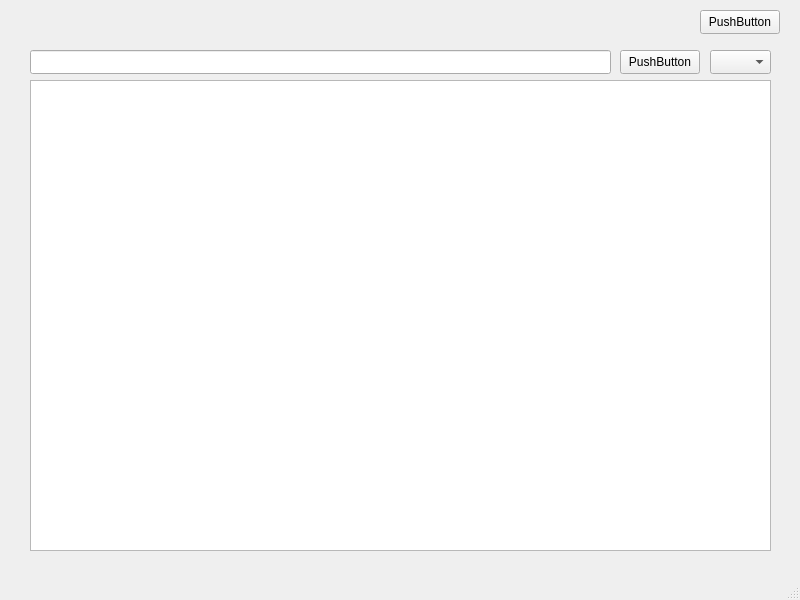
<?xml version="1.0" encoding="UTF-8"?>
<ui version="4.0">
 <class>MainWindow</class>
 <widget class="QMainWindow" name="MainWindow">
  <property name="geometry">
   <rect>
    <x>0</x>
    <y>0</y>
    <width>800</width>
    <height>600</height>
   </rect>
  </property>
  <property name="windowTitle">
   <string>MainWindow</string>
  </property>
  <widget class="QWidget" name="centralwidget">
   <widget class="QPushButton" name="changesback">
    <property name="geometry">
     <rect>
      <x>700</x>
      <y>10</y>
      <width>80</width>
      <height>24</height>
     </rect>
    </property>
    <property name="text">
     <string>PushButton</string>
    </property>
   </widget>
   <widget class="QTableView" name="changestable">
    <property name="geometry">
     <rect>
      <x>30</x>
      <y>80</y>
      <width>741</width>
      <height>471</height>
     </rect>
    </property>
   </widget>
   <widget class="QPushButton" name="changesearchbutton">
    <property name="geometry">
     <rect>
      <x>620</x>
      <y>50</y>
      <width>80</width>
      <height>24</height>
     </rect>
    </property>
    <property name="text">
     <string>PushButton</string>
    </property>
   </widget>
   <widget class="QComboBox" name="changesearchdrop">
    <property name="geometry">
     <rect>
      <x>710</x>
      <y>50</y>
      <width>61</width>
      <height>24</height>
     </rect>
    </property>
   </widget>
   <widget class="QLineEdit" name="changessearch">
    <property name="geometry">
     <rect>
      <x>30</x>
      <y>50</y>
      <width>581</width>
      <height>24</height>
     </rect>
    </property>
   </widget>
  </widget>
  <widget class="QMenuBar" name="menubar">
   <property name="geometry">
    <rect>
     <x>0</x>
     <y>0</y>
     <width>800</width>
     <height>21</height>
    </rect>
   </property>
  </widget>
  <widget class="QStatusBar" name="statusbar"/>
 </widget>
 <resources/>
 <connections/>
</ui>
